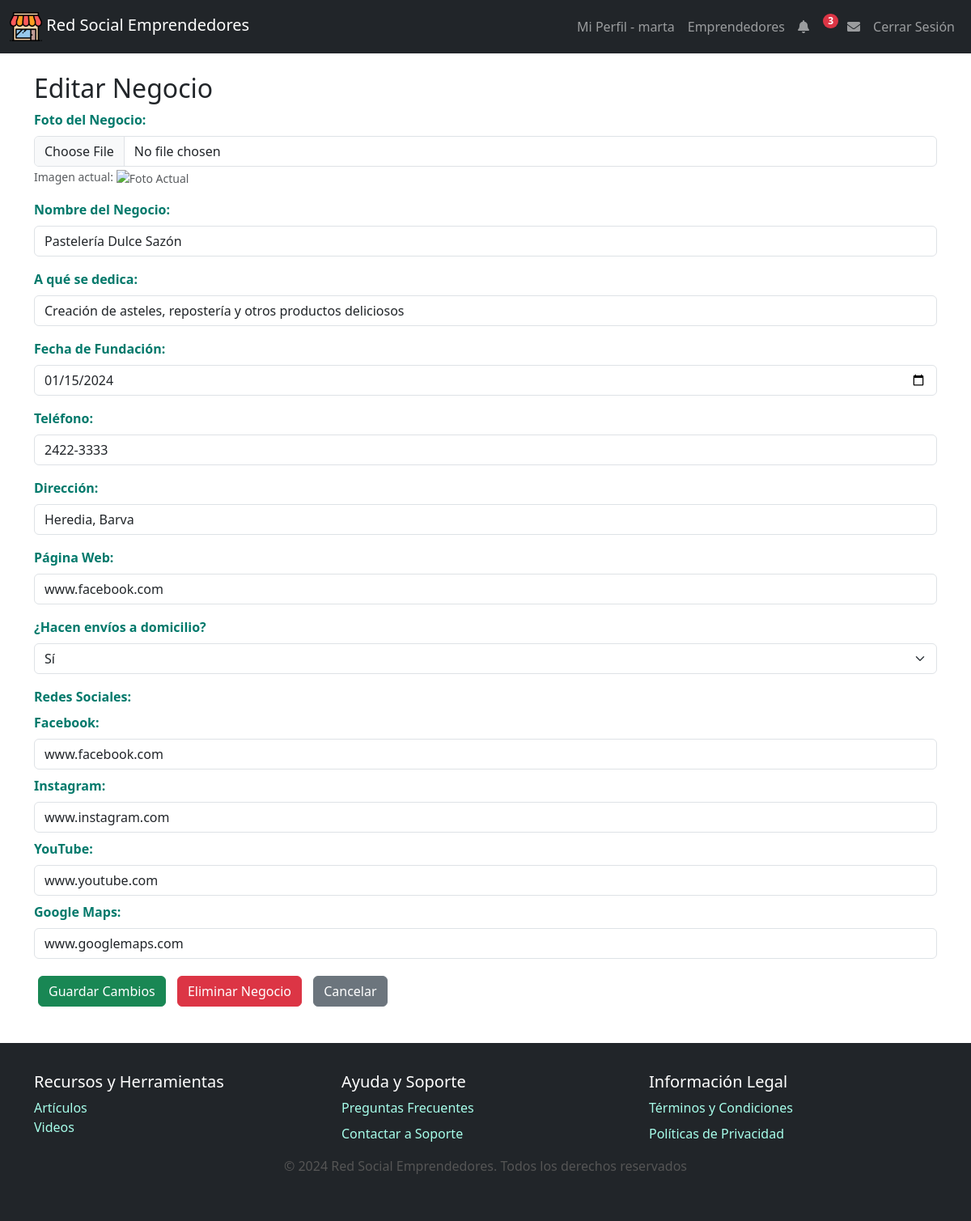
The app's page /editarNegocio.php?id=1 (signed in) with its own data.
### tables this page shows
CREATE TABLE negocios (
    id_Negocio INT AUTO_INCREMENT PRIMARY KEY,
    usuario_Dueno VARCHAR(50),
    ruta_Foto VARCHAR(500),
    nombre VARCHAR(100) NOT NULL,
    actividad VARCHAR(255),
    fecha_Fundacion DATE,
    telefono VARCHAR(15),
    direccion VARCHAR(255),
    pagina_Web VARCHAR(255),
    envios ENUM('Si', 'No'),
    facebook VARCHAR(255),
    instagram VARCHAR(255),
    youtube VARCHAR(255),
    google_Maps VARCHAR(255),
    FOREIGN KEY (usuario_Dueno) REFERENCES usuarios(username)
);

### editarNegocio.php (the view, shortened to what this page needs)
    <?php
include './plantillas/header.php';
include('db.php');
if (isset($_GET['id']) && is_numeric($_GET['id'])) {
    $idNegocio = intval($_GET['id']);
} else {
    header("Location: misNegocios.php");
    exit();
}
$query = "SELECT * FROM negocios WHERE id_Negocio = ?";
$stmt = $conn->prepare($query);
$stmt->bind_param("i", $idNegocio);
$stmt->execute();
$result = $stmt->get_result();
$negocio = $result->fetch_assoc();
$nombre = htmlspecialchars($negocio['nombre']);
$actividad = htmlspecialchars($negocio['actividad']);
$fechaFundacion = htmlspecialchars($negocio['fecha_Fundacion']);
$telefono = htmlspecialchars($negocio['telefono']);
$direccion = htmlspecialchars($negocio['direccion']);
$paginaWeb = htmlspecialchars($negocio['pagina_Web']);
$envio = htmlspecialchars($negocio['envios']);
$facebook = htmlspecialchars($negocio['facebook']);
$instagram = htmlspecialchars($negocio['instagram']);
$youtube = htmlspecialchars($negocio['youtube']);
$googleMaps = htmlspecialchars($negocio['google_Maps']);
$rutaFoto = htmlspecialchars($negocio['ruta_Foto']);
?>
<!DOCTYPE html>
<html>
<body>
    <div class="container mt-4">
        <h2>Editar Negocio</h2>
        <form action="guardarEdicionNegocio.php" method="POST" enctype="multipart/form-data">
            <div class="mb-3">
                <label for="foto" class="form-label">Foto del Negocio:</label>
                <input type="file" id="foto" name="foto" class="form-control">
                <small class="form-text text-muted">Imagen actual: <img src="<?php echo $rutaFoto; ?>" alt="Foto Actual" style="width: 150px; height: auto;"></small>
            </div>
            <div class="mb-3">
                <label for="nombre" class="form-label">Nombre del Negocio:</label>
                <input type="text" id="nombre" name="nombre" class="form-control" value="<?php echo $nombre; ?>" required>
            </div>
            <div class="mb-3">
                <label for="actividad" class="form-label">A qué se dedica:</label>
                <input type="text" id="actividad" name="actividad" class="form-control" value="<?php echo $actividad; ?>" required>
            </div>
            <div class="mb-3">
                <label for="fecha_fundacion" class="form-label">Fecha de Fundación:</label>
                <input type="date" id="fecha_fundacion" name="fecha_fundacion" class="form-control" value="<?php echo $fechaFundacion; ?>" required>
            </div>
            <div class="mb-3">
                <label for="telefono" class="form-label">Teléfono:</label>
                <input type="tel" id="telefono" name="telefono" class="form-control" value="<?php echo $telefono; ?>">
            </div>
            <div class="mb-3">
                <label for="direccion" class="form-label">Dirección:</label>
                <input type="text" id="direccion" name="direccion" class="form-control" value="<?php echo $direccion; ?>">
            </div>
            <div class="mb-3">
                <label for="pagina_web" class="form-label">Página Web:</label>
                <input type="url" id="pagina_web" name="pagina_web" class="form-control" value="<?php echo $paginaWeb; ?>">
            </div>
            <div class="mb-3">
                <label for="envio" class="form-label">¿Hacen envíos a domicilio?</label>
                <select class="form-select" id="envio" name="envio">
                    <option value="si" <?php echo $envio === 'si' ? 'selected' : ''; ?>>Sí</option>
                </select>
            </div>
            <div class="mb-3">
                <label class="form-label">Redes Sociales:</label>
                <div class="mb-2">
                    <label for="facebook" class="form-label">Facebook:</label>
                    <input type="url" id="facebook" name="facebook" class="form-control" value="<?php echo $facebook; ?>">
                </div>
                <div class="mb-2">
                    <label for="instagram" class="form-label">Instagram:</label>
                    <input type="url" id="instagram" name="instagram" class="form-control" value="<?php echo $instagram; ?>">
                </div>
                <div class="mb-2">
                    <label for="youtube" class="form-label">YouTube:</label>
                    <input type="url" id="youtube" name="youtube" class="form-control" value="<?php echo $youtube; ?>">
                </div>
                <div class="mb-2">
                    <label for="google_maps" class="form-label">Google Maps:</label>
                    <input type="url" id="google_maps" name="google_maps" class="form-control" value="<?php echo $googleMaps; ?>">
                </div>
            </div>
            <button type="submit" class="btn btn-success">Guardar Cambios</button>
            <a href="guardarEdicionNegocio.php?id=<?php echo $idNegocio; ?>" class="btn btn-danger" onclick="return confirm('¿Estás seguro de que deseas eliminar este negocio?');">Eliminar Negocio</a>
            <a href="misNegocios.php" class="btn btn-secondary">Cancelar</a>
        </form>
    </div>
    <?php
    include './plantillas/footer.php';
    ?>
</body>
</html>

### css/styles.css (style rules this page uses)
html, body { height: 100%; margin: 0; }
body { font-family: Arial, sans-serif; background-color: #e0f7fa; display: flex; flex-direction: column; }
.container { margin-top: 20px; padding: 0 15px; margin-bottom: 40px; }
.btn { padding: 8px 16px; font-size: 1rem; border-radius: 5px; margin: 5px; transition: background-color 0.3s, transform 0.3s; }
.btn-secondary { background-color: #e0f7fa; color: #00796b; border: none; }
.form-label { font-weight: bold; color: #00796b; }
.form-control { border-radius: 5px; border: 1px solid #00796b; box-shadow: none; transition: border-color 0.3s; }

### records on screen
negocios: nombre "Pastelería Dulce Sazón", actividad "Creación de asteles, repostería y otros productos deliciosos", fecha_fundacion "01/15/2024", telefono "2422-3333", direccion "Heredia, Barva", pagina_web "www.facebook.com", facebook "www.facebook.com", instagram "www.instagram.com", youtube "www.youtube.com", google_maps "www.googlemaps.com"

### other values on screen
$current_user "marta"
$num_notificaciones "3"
